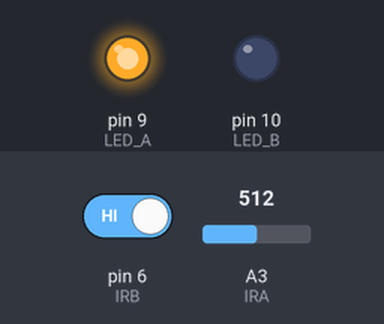
Simulated run of this sketch. Board: Arduino Uno, built with avr-gcc and run on an emulated ATmega328P. Parts: output pins drawn as LEDs (lit = HIGH). The test bench sets the inputs (shaded band); at power-on: A3 (IRA) = 512, pin 6 (IRB) HIGH. No radio packets arrive unless stated.

Above: at 0.1 s.
At 3.8 s:
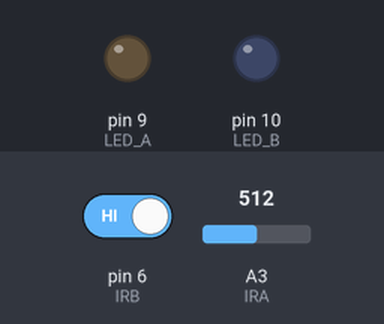
3.9 s: A3 (IRA) set to 122
At 4.5 s:
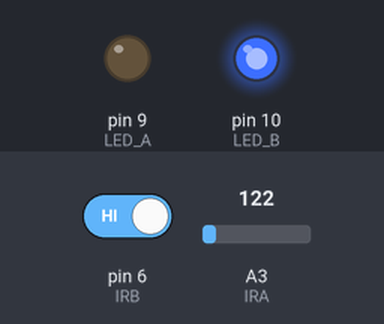
Timing chart, 0 to 6.9 s (numbered marks = the images above; inputs shaded):
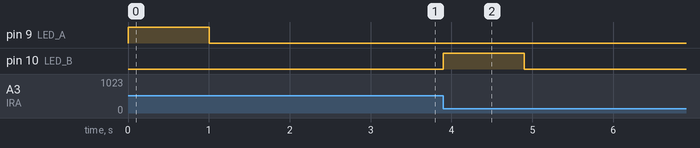

The sketch:

PCS_Transmitter_v3.ino
```cpp
/*
 * Pepole Counter System (PCS)Project V3
 * Author: Anwar Hussein
 * Location: DSC Rowan University Library
 * date: 3/1/2019
 * Last Update:
 *
*/

/******* Libraries for communication Protocols ********/
#include <SPI.h>
#include <nRF24L01.h>
#include <RF24.h>
RF24 radio(7, 8); // CE, CSN

/******** Pin assignments and variable decalartions *******/

int IRA = A3; // Sensor A pin assignment
int IRB = 6;

int i = 0;
int j = 0;

int IR_Distance = 0;
unsigned int count = 0;


int LED_A = 9;  // Object detection light for sensor A
int LED_B = 10; // Object detection light for sensor B

int val_A = 0; // Analog read value of sensor A

int cm_A =0; // Distance reading of Sensor A in cm
int cm_B =0; // Distance reading of Sensor B in cm

const byte address[6] = "00001";
void setup() {
  Serial.begin (9600);
  pinMode(IRA, INPUT);
  pinMode(IRB, INPUT_PULLUP);
  pinMode(LED_A, OUTPUT);
  pinMode(LED_B, OUTPUT);
  radio.begin();
  radio.openWritingPipe(address);
  radio.setPALevel(RF24_PA_MIN);
  radio.stopListening();
}
void loop() {
  /********************** IRA READ********************************/

  val_A =  analogRead (IRA);   // turn the LED on (HIGH is the voltage level)
  cm_A = (5461 / (val_A - 17)) - 2;

  val_A = digitalRead(IRB);

/********************** Walk IN (Increament) *****************/
  if (cm_A <=30 && cm_A >= 0 && i == 0 && j == 0){
        digitalWrite(LED_A, HIGH);
              i++;
              count++;
             delay (1000);
             digitalWrite(LED_A, LOW);
             delay (2000);
  }

   if (val_A == HIGH && j==0 && i==0){
      digitalWrite(LED_B, HIGH);
        count--;
         j++;
         delay (1000);
         digitalWrite(LED_B, LOW);
         delay (2000);
   }

if (cm_A >=30 || cm_A <= 0){
  i=0;
}
if(val_A == LOW){
  j = 0;
}


/**************** Periodic update on count *****************/
   static unsigned long timer = millis();
  if (millis() >= timer) {
   unsigned int IR_Distance = count;
    radio.write(&IR_Distance, sizeof(IR_Distance));


       timer += 1000;
  }


}
```

Measured:
- after the input at 3.9 s, pin 10 (LED_B): LOW → HIGH at once, → LOW 1.0 s later
